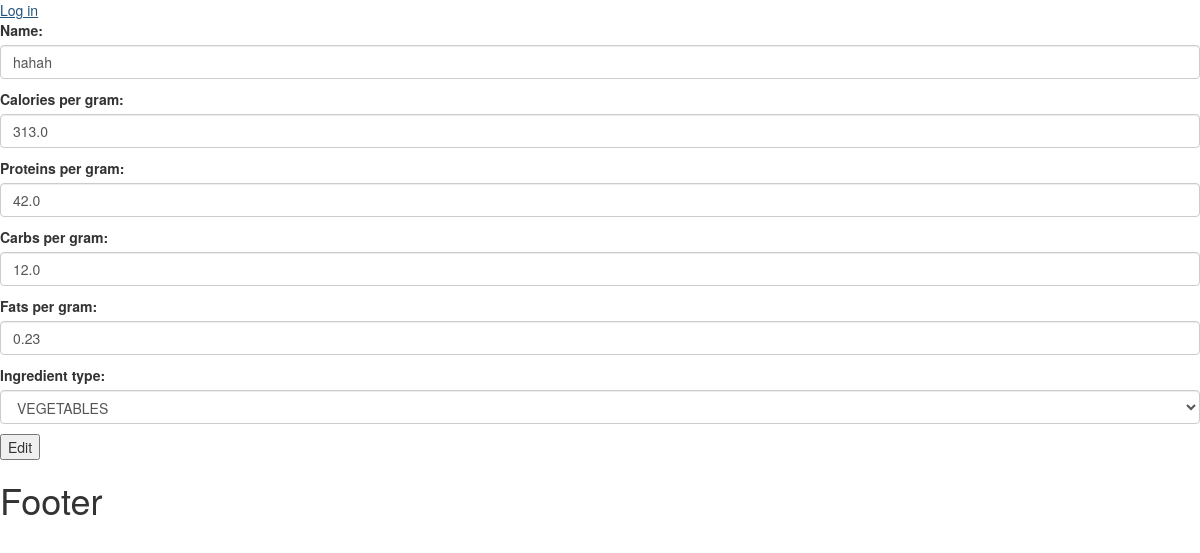
Page /ingredients/edit_ingredient/4 on the earlier database version.
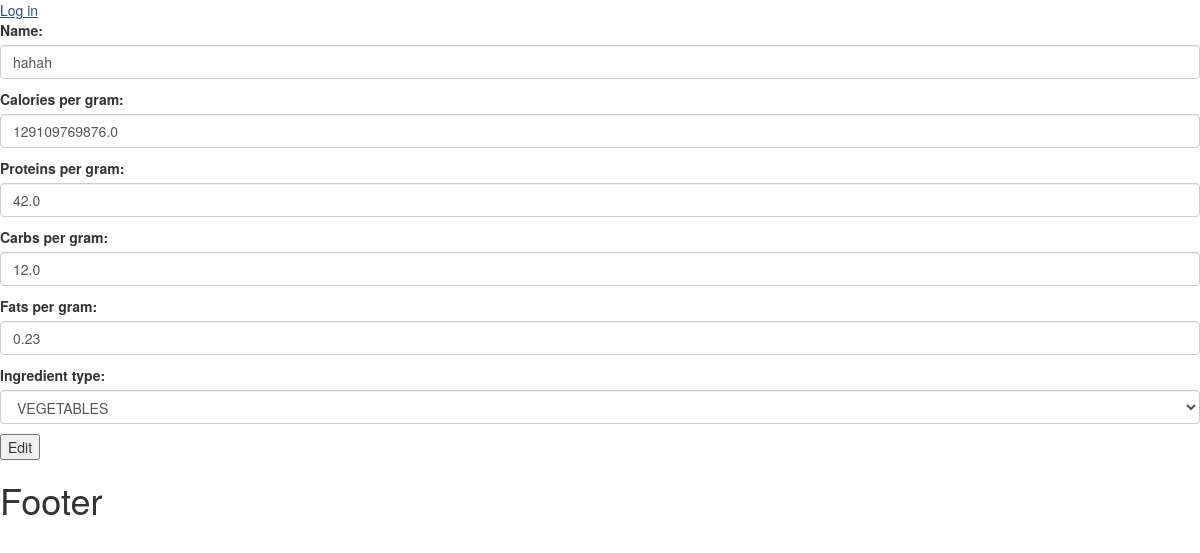
Same page on the later database version.
### ingredients/models.py (models this page shows, shortened)
class Ingredient(models.Model):
    INGREDIENT_TYPES = [
        ("FRUITS", "FRUITS"),
        ("PROTEIN", "PROTEIN"),
        ("VEGETABLES", "VEGETABLES"),
        ("DAIRY", "DAIRY"),
        ("GRAINS", "GRAINS")]
    name = models.CharField(max_length=100)
    calories_per_gram = models.FloatField()
    proteins_per_gram = models.FloatField()
    carbs_per_gram = models.FloatField()
    fats_per_gram = models.FloatField()
    ingredient_type = models.CharField(max_length=30, choices=INGREDIENT_TYPES)
    user = models.ForeignKey(User, on_delete=models.CASCADE)

### ingredients/views.py (the view, shortened to what this page needs)
# urls.py: path('edit_ingredient/<int:pk>', EditIngredient.as_view(), name ='edit ingredient page')
class EditIngredient(UpdateView, LoginRequiredMixin):
    model = Ingredient
    form_class = IngredientForm
    template_name = 'ingredients/edit_ingredient.html'
    success_url = reverse_lazy('index ingredients page')

### ingredients/form.py
class IngredientForm(forms.ModelForm):
    class Meta:
        model = Ingredient
        fields = ['name', 'calories_per_gram', 'proteins_per_gram', 'carbs_per_gram', 'fats_per_gram', 'ingredient_type']
        exclude = ['user', 'share']
    def __init__(self, *args, **kwargs):
        super(IngredientForm, self).__init__(*args, **kwargs)
        for visible in self.visible_fields():
            visible.field.widget.attrs['class'] = 'form-control'

### templates/ingredients/edit_ingredient.html (shortened to what this page needs)
{% extends 'base.html' %}
{% block main_content %}
    <form action="" method="POST">
        {{ form.as_p }}
        <button>Edit </button>
    </form>
{% endblock  %}

Differences in the rows shown:
changed Ingredient "hahah": calories_per_gram "313.0" → "129109769876.0"
